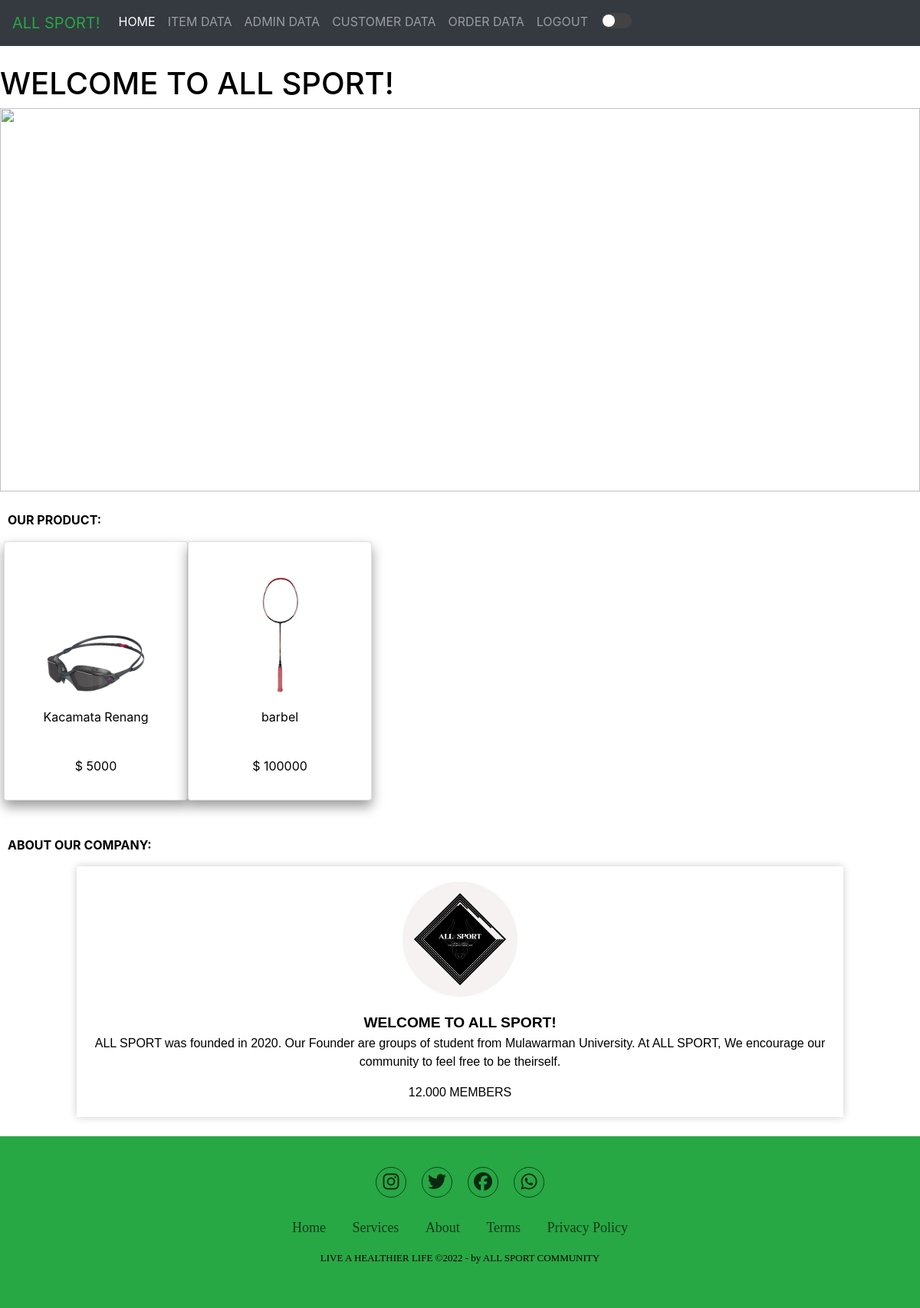
Screenshot of /home.php (signed in) with the database file from the repository.
### tables this page shows
CREATE TABLE `goods` (
  `id_barang` int(5) NOT NULL,
  `nama_barang` varchar(30) NOT NULL,
  `jenis_barang` varchar(30) NOT NULL,
  `stok_barang` int(5) NOT NULL,
  `status_barang` enum('ready','tidak') DEFAULT NULL,
  `harga_barang` int(20) NOT NULL,
  `gambar` varchar(100) NOT NULL,
  `tanggal` datetime NOT NULL
);

### home.php (the view, shortened to what this page needs)
<?php
  include('koneksi.php');
   $tampil = mysqli_query($koneksi, "SELECT * FROM goods order by id_barang asc");
?>
<!DOCTYPE html>
<html lang="en">
<head>
  <link rel="stylesheet" href="https://cdn.jsdelivr.net/npm/bootstrap@4.0.0/dist/css/bootstrap.min.css">
  <link rel="stylesheet" href="style.css">
  <link rel="stylesheet" href="https://cdnjs.cloudflare.com/ajax/libs/font-awesome/6.2.0/css/all.min.css" />
  <link href="//netdna.bootstrapcdn.com/font-awesome/3.2.1/css/font-awesome.css" rel="stylesheet">
</head>
<body>
    <nav class="navbar navbar-expand-lg navbar-dark bg-dark">
      <a class="navbar-brand text-success" href="#">ALL SPORT!</a>
      <div class="collapse navbar-collapse" id="navbarSupportedContent">
        <ul class="navbar-nav mr-auto">
          <li class="nav-item active">
            <a class="nav-link" href="#">HOME <span class="sr-only">(current)</span></a>
          </li>
          <li class="nav-item">
            <a class="nav-link" href="tampilan_barang.php">ITEM DATA</a>
          </li>
          <li class="nav-item">
            <a class="nav-link" href="data_admin.php">ADMIN DATA</a>
          </li>
          <li class="nav-item">
            <a class="nav-link" href="data_pembeli.php">CUSTOMER DATA</a>
          </li>
          <li class="nav-item">
            <a class="nav-link" href="data_pesanan.php">ORDER DATA</a>
          </li>
          <li class="nav-item">
            <a class="nav-link" href="logout.php">LOGOUT</a>
          </li>
          <li class="nav-item">
            <input type="checkbox" onclick="ubahMode()">
          </li>
        </ul>
      </div>
    </nav>
    <div class="tipe">
      <marquee scrollamount="10" id="text" behavior="" direction=""><h1>WELCOME TO ALL SPORT!</h1></marquee>
    </div>
    <div class="logo" >
      <img id="foto" src="gambar1.png" alt="" srcset="">
    </div>
    <div class="title-item">
      <p><b>OUR PRODUCT:</b></p>
    </div>
    <?php
        while($data = mysqli_fetch_array($tampil)):
      ?>
    <div class="card-row">
      <div class="card-coulmn">
        <div class="card">
          <img src="img/<?=$data['gambar'] ?>"alt="">
          <p><?=$data['nama_barang'] ?></p>
          <br>
          <p>$ <?=$data['harga_barang'] ?></p>
        </div>
      </div>
    </div>
    <?php endwhile; ?>
    <div class="title-item">
      <p style="margin-top: 400px;"><b>ABOUT OUR COMPANY:</b></p>
    </div>
    <div class="profile" style="max-width: 1000px";>
      <p>
        <img id="gambar" class="profile__image" src="LOGO 1.png" alt="profile image">
      </p>
      <div class="profile__name">WELCOME TO ALL SPORT!</div>
      <div class="profile__title">
        <p>ALL SPORT was founded in 2020. Our Founder are groups of student from Mulawarman University.
          At ALL SPORT, We encourage our community to feel free to be theirself.
        </p>
      </div>
      <div class="profile__detail">
          12.000 MEMBERS
      </div>
    </div>
    <section class="footer">
      <div class="social">
      <a href="https://www.instagram.com/metanocrzrt_/"><i class="fab fa-instagram"></i></a>
      <a href="https://twitter.com/jokowi"><i class="fab fa-twitter"></i></a>
      <a href="https://id-id.facebook.com/Jokowi/"><i class="fab fa-facebook"></i></a>
      <a href="https://wa.me/6282150808102"> <i class="fab fa-whatsapp"></i> </a>
      </div>
      <ul class="list">
        <li>
          <a href="#">Home</a>
        </li>
        <li>
          <a href="#">Services</a>
        </li>
        <li>
          <a href="#">About</a>
        </li>
        <li>
          <a href="#">Terms</a>
        </li>
        <li>
          <a href="#">Privacy Policy</a>
        </li>
      </ul>
      <p class="copyright">
      LIVE A HEALTHIER LIFE &copy;2022 - by ALL SPORT COMMUNITY
      </p>
    </section>
</body>
</html>

### style.css (style rules this page uses)
* { box-sizing: border-box; margin: 0; padding: 0; }
body { background-color: white; color: black; }
.navbar { margin-bottom: 25px; }
.logo img { width: 100%; height: 500px; margin-bottom: 25px; }
.card img { height: 200px; width: 200px; display:block; margin:auto; transition: 0.8s; }
.title-item { margin-left: 10px; }
.card-row { text-align: center; width: 100%; margin: 0 5px; }
.card-coulmn { width: 20%; float: left; padding: 2 16px; margin-bottom: 20px; }
.card { background-color: white; padding: 16px; box-shadow: 0 8px 16px 0 rgba(0, 0, 0, 0.4); }
.profile { font-family: sans-serif; text-align: center; max-width: 1000px; box-shadow: 0 0 10px rgba(0, 0, 0, 0.2); padding: 20px; display:block; margin:auto; margin-bottom: 25px; }
.profile__image { width: 150px; height: 150px; object-fit: cover; border-radius: 50%; margin: 0 auto 20px auto; display: block; }
.profile__name { font-size: 1.2em; font-weight: bold; }
.footer { font-family:'Sege UI'; font-weight: 400; background-color:#28a745; padding: 40px 0; }
.footer .social { text-align: center; padding-bottom: 25px; color: #000000; }
.footer .social a { font-size: 24px; color: inherit; border: 1px solid rgba(0, 0, 0, 0.8); width: 40px; height: 40px; line-height: 38px; display: inline-block; text-align: center; border-radius: 50%; margin: 0 8px; opacity: 0.75; }
.footer ul { margin-top:0; padding: 0; list-style: none; font-size: 18px; line-height: 1.6; margin-bottom: 0; text-align: center; }
.footer ul li a { color:rgba(0, 0, 0, 0.8) ; text-decoration: none; opacity: 0.8; }
.footer ul li { display: inline-block; padding: 0 15px; }
.footer .copyright { margin-top: 15px; text-align: center; font-size: 13px; color: #000000; }

### home.php (style rules this page uses)
input[type="checkbox"] { margin: 9px; position: relative; width: 40px; height: 20px; appearance: none; background-color: #434343; outline: none; border-radius: 10px; transition: .5s ease; cursor: pointer; }
input[type="checkbox"]::before { content: ''; position: absolute; width: 16px; height: 16px; background-color: #fcfcfc; border-radius: 50%; top: 2px; left: 2px; transition: .5s ease; }

### rows the page displays
goods: gambar (picture), nama_barang "Kacamata Renang", harga_barang "5000"
goods: gambar (picture), nama_barang "barbel", harga_barang "100000"
